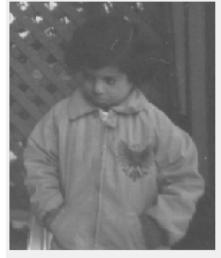
%> input picture pout-dark.jpg, 221 x 258 px
$ octave a1_5_2.m   (GNU Octave 9; MATLAB toolbox functions it lacks are replaced by stand-ins)
%> lines starting %> are read from the running program, lines starting %| are printed output that depends on the picture
clc;
clear all;
close all;

imgclr=imread('pout-dark.jpg')
%> imgclr is the input picture: size 258x221x3 uint8; min 70, max 255, mean 123.5
im1=rgb2gray(imgclr);

%imshow(a)
r=size(im1,1);
%> r = 258
c=size(im1,2);
%> c = 221
n=r*c;
%> n = 57018
im1 = imread('pout-dark.jpg');
refimg = imread('pout-bright.jpg');
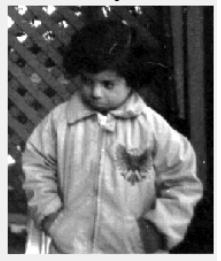
%> input picture pout-bright.jpg, 221 x 261 px
%> refimg is the input picture: size 261x221x3 uint8; min 0, max 255, mean 114.2
matched_img = zeros(256,1,'uint8');

f1=zeros(256,1);
pdf1=zeros(256,1);
f2=zeros(256,1);
pdf2=zeros(256,1);

cdf1=zeros(256,1);
cum1=zeros(256,1);
out1=zeros(256,1);
cdf2=zeros(256,1);
cum2=zeros(256,1);
out2=zeros(256,1);

for i=1:r
    for j=1:c
        value=im1(i,j);
        f1(value+1)=f1(value+1)+1;
        pdf1(value+1)=f1(value+1)/n;

        value=refimg(i,j);
        f2(value+1)=f2(value+1)+1;
        pdf2(value+1)=f2(value+1)/n;
    end
end
%> after the loop, f1 = 256 values, max 1984 at index 241, min 0 at index 1, mean 222.7; f2 = 256 values, max 1302 at index 241, min 0 at index 256, mean 222.7; pdf1 = 256 values, max 0.0348 at index 241, min 0 at index 1, mean 0.00391; pdf2 = 256 values, max 0.0228 at index 241, min 0 at index 256, mean 0.00391

sum1=0; sum2=0;
for i=1:256
    sum1=sum1+pdf1(i);
    cum1(i)=sum1;
    cdf1(i)=cum1(i)/n;
    out1(i)=round(cdf1(i)*255);

    sum2=sum2+pdf2(i);
    cum2(i)=sum2;
    cdf2(i)=cum2(i)/n;
    out2(i)=round(cdf2(i)*255);
end
%> this loop made 256 passes
%> sum2 on passes 1 to 3: 0.0053, 0.00873, 0.0125
%> after the loop, cdf1 = 256 values from 0 to 1.75e-05; cdf2 = 256 values from 9.29e-08 to 1.75e-05; cum1 = 256 values from 0 to 1; cum2 = 256 values from 0.0053 to 1; out1 = 256 values from 0 to 0; out2 = 256 values from 0 to 0; sum1 = 1; sum2 = 1

% [4 lines of commented-out code are left out]

for idx = 1 : 256
    diff = abs(cdf1(idx) - cdf2);
    [~,ind] = min(diff);
    matched_img(idx) = ind-1;
end
%> after the loop, matched_img = 256 values from 0 to 254


%matching here
out1 = matched_img(double(im1)+1);
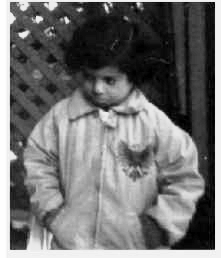
%> out1: size 258x221x3 uint8; min 0, max 254, mean 113.6

subplot(2,3,1),imshow(im1);
title('Pout-Dark');
subplot(2,3,2),imshow(refimg);
title('Pout-Bright');
subplot(2,3,3),imshow(out1);
title('Histogram matched Pout-Dark');
subplot(2,3,4),imhist(im1);
title('Histogram of Pout-Dark');
subplot(2,3,5),imhist(refimg);
title('Histogram of Pout-Bright');
subplot(2,3,6),imhist(out1);
title('Histogram of matched image');
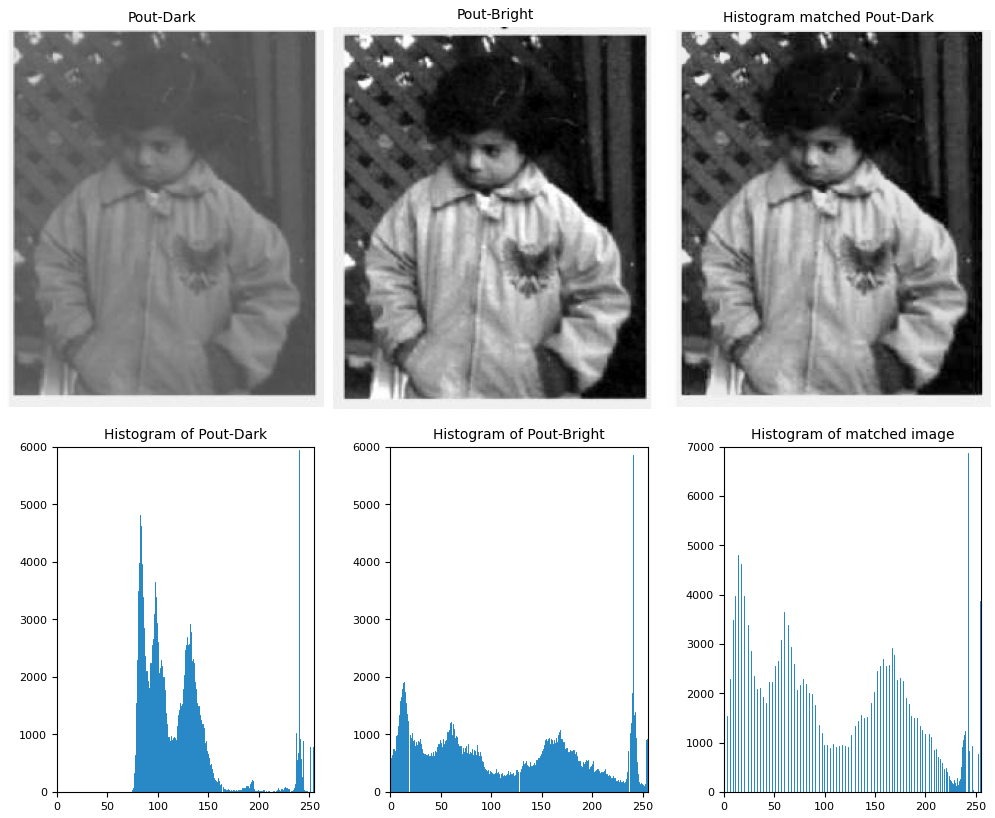
%> figure redrawn from the program's plot data, 6 panels
